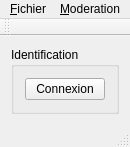
<?xml version="1.0" encoding="UTF-8"?>
<ui version="4.0">
 <class>MainWindow</class>
 <widget class="QMainWindow" name="MainWindow">
  <property name="geometry">
   <rect>
    <x>0</x>
    <y>0</y>
    <width>113</width>
    <height>127</height>
   </rect>
  </property>
  <property name="windowTitle">
   <string>Back office new world</string>
  </property>
  <property name="windowIcon">
   <iconset>
    <normaloff>url.jpeg</normaloff>url.jpeg</iconset>
  </property>
  <widget class="QWidget" name="centralWidget">
   <layout class="QHBoxLayout" name="horizontalLayout">
    <item>
     <widget class="QGroupBox" name="groupBox">
      <property name="title">
       <string>Identification</string>
      </property>
      <layout class="QVBoxLayout" name="verticalLayout">
       <item>
        <widget class="QPushButton" name="pushButtonConnexion">
         <property name="text">
          <string>Connexion</string>
         </property>
        </widget>
       </item>
      </layout>
     </widget>
    </item>
   </layout>
  </widget>
  <widget class="QMenuBar" name="menuBar">
   <property name="geometry">
    <rect>
     <x>0</x>
     <y>0</y>
     <width>113</width>
     <height>21</height>
    </rect>
   </property>
   <widget class="QMenu" name="menu_Fichier">
    <property name="title">
     <string>&amp;Fichier</string>
    </property>
    <addaction name="action_Quitter"/>
   </widget>
   <widget class="QMenu" name="menu_Moderation">
    <property name="title">
     <string>&amp;Moderation</string>
    </property>
    <addaction name="action_Moderer_les_produits"/>
   </widget>
   <addaction name="menu_Fichier"/>
   <addaction name="menu_Moderation"/>
  </widget>
  <widget class="QToolBar" name="mainToolBar">
   <attribute name="toolBarArea">
    <enum>TopToolBarArea</enum>
   </attribute>
   <attribute name="toolBarBreak">
    <bool>false</bool>
   </attribute>
  </widget>
  <widget class="QStatusBar" name="statusBar"/>
  <action name="action_Quitter">
   <property name="text">
    <string>&amp;Quitter</string>
   </property>
  </action>
  <action name="action_Moderer_les_produits">
   <property name="text">
    <string>&amp;Moderer les produits</string>
   </property>
  </action>
 </widget>
 <layoutdefault spacing="6" margin="11"/>
 <resources/>
 <connections/>
</ui>
